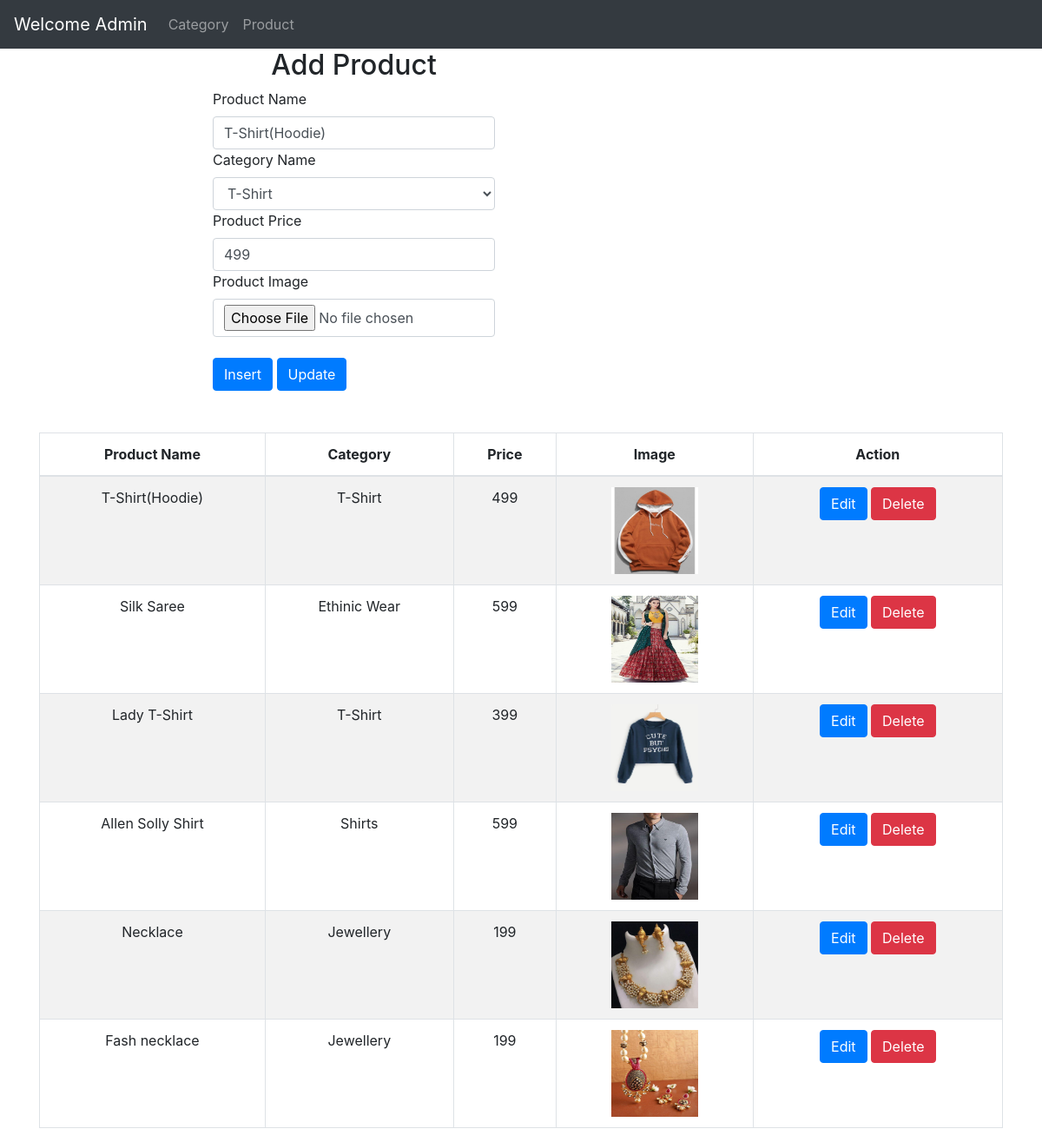
Page /Admin/product.php?id=38 on the committed database.
### tables this page shows
CREATE TABLE `tblproduct` (
  `productid` int(11) NOT NULL,
  `productname` varchar(50) NOT NULL,
  `categoryid` int(11) NOT NULL,
  `price` int(11) NOT NULL,
  `image` varchar(1000) NOT NULL
);

CREATE TABLE `tblcategory` (
  `categoryid` int(11) NOT NULL,
  `categoryname` varchar(50) NOT NULL
);

### Admin/product.php (the view, shortened to what this page needs)
<?php
include "../connection.php";
if(isset($_GET["id"]))
{
   $product_id = $_GET['id'];
    $GetId_query = "SELECT * FROM tblproduct WHERE productid='$product_id'";
    $result=mysqli_query($conn,$GetId_query);
    $row = mysqli_fetch_assoc($result);
    $prodname = $row['productname'];
    $prodcatID = $row['categoryid'];
    $prodprice = $row['price'];
    $prodimg = $row['image'];
}
?>
<!DOCTYPE html>
<html lang="en">
<head>
<link rel="stylesheet" href="https://maxcdn.bootstrapcdn.com/bootstrap/4.0.0/css/bootstrap.min.css">
</head>
<body>
<nav class="navbar navbar-expand-lg navbar-light bg-light navbar-dark bg-dark" >
  <a class="navbar-brand" href="#">Welcome Admin</a>
    <ul class="navbar-nav">
      <li class="nav-item">
        <a class="nav-link" href="category.php">Category</a>
      </li>
      <li class="nav-item">
        <a class="nav-link" href="product.php">Product</a>
      </li>
    </ul>
</nav>
<div class="col-md-8 mx-auto">
    <div class="col-md-6">
        <h2 class="text-center">Add Product</h2>
        <form action="" method="POST" enctype="multipart/form-data">
            <div class="col-md-12">
                <label>Product Name</label>
                <input type="text" name="productname" class="form-control" placeholder="Enter Product Name" value="<?php if(isset($_GET['id'])){ echo $prodname; }?>">
            </div>
            <div class="col-md-12">
                <label>Category Name</label>
                <select name="categoryid" class="form-control">
                    <?php
                        $query = "SELECT * FROM `tblcategory`";
                        $res = mysqli_query($conn, $query);
                        while($row = mysqli_fetch_assoc($res)){
                    ?>
                    <option value="<?php echo $row["categoryid"] ?>" <?php if(isset($_GET['id'])){ if($row['categoryid'] == $prodcatID){ echo "selected"; } } ?>><?php echo $row['categoryname'] ?></option>
                    <?php
                        }
                    ?>
                </select>
            </div>
            <div class="col-md-12">
                 <label>Product Price</label>
                 <input type="text" name="price" class="form-control" placeholder="Enter Product Price" value="<?php if(isset($_GET['id'])){ echo $prodprice; }?>">
             </div>
             <div class="col-md-12">
                 <label>Product Image</label>
                 <input type="file" name="image" class="form-control" value="<?php if(isset($_GET['id'])){ echo $prodimg; }?>">
             </div>
           <br>
            <div class="col-md-12">
                <input type="Submit" name="btninsert" class="btn btn-primary" value="Insert"/>
                <input type="Submit" name="btnupdate" class="btn btn-primary" value="Update"/>
            </div>
                        <br><br>
        </form>
    </div>
</div>
<?php
$getdata_query = "SELECT * FROM tblproduct";
$result  = $conn->query($getdata_query);
?>
<div class="container">
<table class="table table-bordered table-striped table-hover text-center">
    <thead>
        <tr>
            <th>Product Name</th>
            <th>Category</th>
            <th>Price</th>
            <th>Image</th>
            <th>Action</th>
        </tr>
    </thead>
    <tbody>
    <?php
    if($result->num_rows > 0)
    {
        while($row = $result->fetch_assoc()){
    ?>
                <tr>
                    <td><?php echo $row['productname']; ?></td>
                    <?php
                        $qry = "SELECT categoryname FROM tblcategory WHERE categoryid=".$row['categoryid'];
                        $res = mysqli_query($conn,$qry);
                        while($row2 = mysqli_fetch_assoc($res)){
                    ?>
                        <td><?php echo $row2['categoryname']; ?></td>
                    <?php
                        }
                    ?>
                    <td><?php echo $row['price']; ?></td>
                    <td><img src="<?php echo $row['image']; ?> " height="100px" width="100px"></td>
                    <td><a class="btn btn-primary" href="product.php?id=<?php echo $row['productid']; ?>">Edit</a>
                    <a class="btn btn-danger" href="product.php?productid=<?php echo $row['productid']; ?>">Delete</a>
                     </td>
                </tr>
<?php
       }
    }
  ?>
    </tbody>
</table>
</div>
</body>
</html>

### rows in the picture
tblproduct: productname "T-Shirt(Hoodie)", categoryid "T-Shirt", price "499", image (picture)
tblcategory: categoryname "T-Shirt"
tblproduct: productname "Silk Saree", price "599", image (picture)
tblcategory: categoryname "Ethinic Wear"
tblproduct: productname "Lady T-Shirt", price "399", image (picture)
tblproduct: productname "Allen Solly Shirt", price "599", image (picture)
tblcategory: categoryname "Shirts"
tblproduct: productname "Necklace", price "199", image (picture)
tblcategory: categoryname "Jewellery"
tblproduct: productname "Fash necklace", price "199", image (picture)
